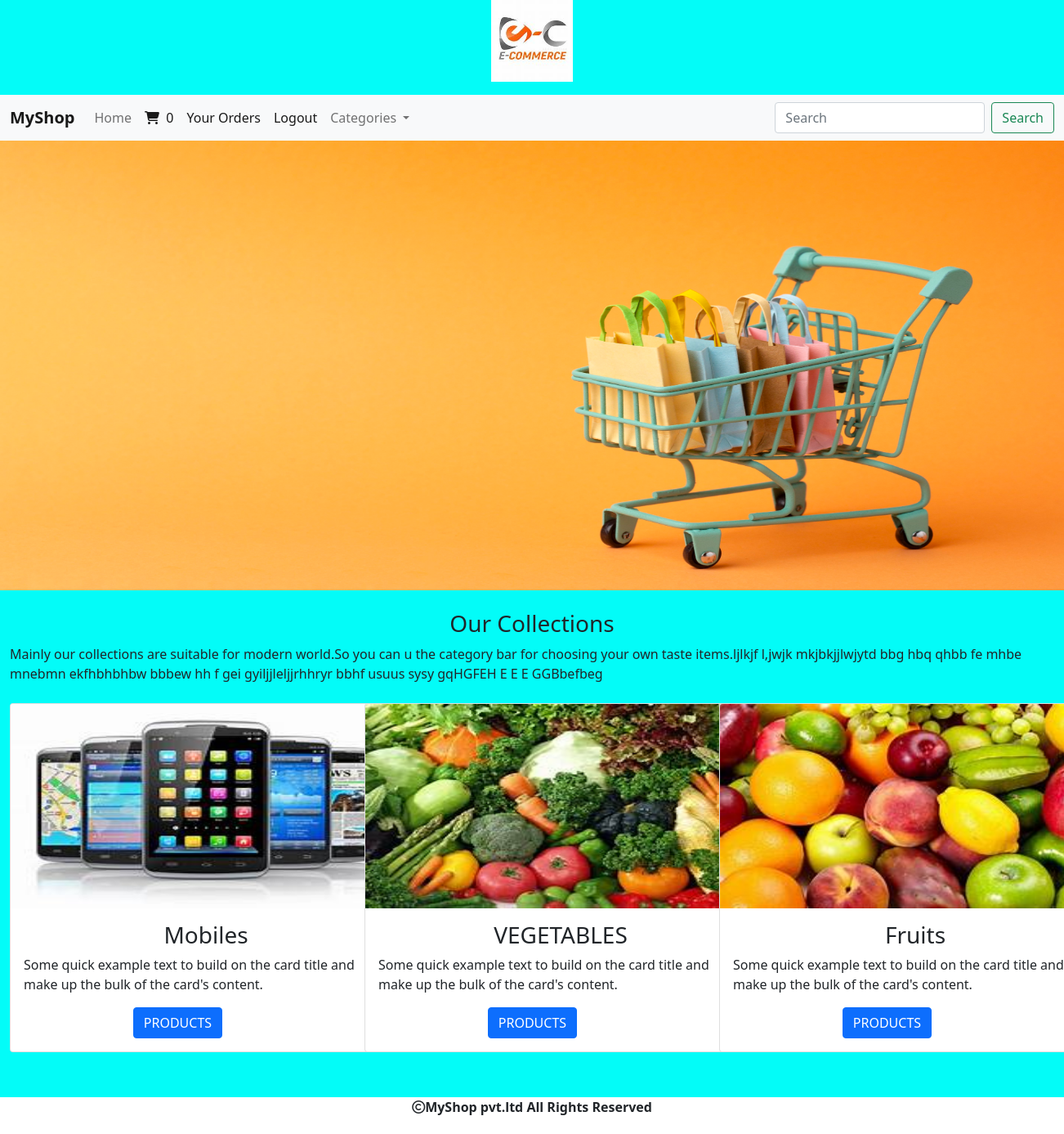
The page / (signed in) on the database its author committed.
### shop/models.py (models this page shows)
class Category(models.Model):
    name=models.CharField(max_length=200)
    desc=models.TextField()
    image=models.ImageField(upload_to='shop/categories',blank=True,null=True)

### shop/views.py (the view)
# urls.py: path('',views.allcategories,name="allcategories"),
def allcategories(request):
    c=Category.objects.all()
    return render(request,'category.html',{'c':c})

### cart/context_processor.py (called while the page is built)
def productcount(request):
    item_count=0
    if request.user.is_authenticated:
       u=request.user
       try:
           cart=Cart.objects.filter(user=u)
           for i in cart:
               item_count=item_count+i.quantity
       except:
           item_count=0
    return {'count':item_count}

### shop/context_processors.py (called while the page is built)
def menu_links(request):
    c=Category.objects.all()
    return {'links':c}

### templates/category.html
{% extends 'base.html' %}
{% load static %}
{% block content %}
<div>
    <img src="{% static 'images/banner.jpg' %}" height="550px"width="100%">
</div>
<div class="container-fluid mt-4">
    <h3 class="text-center"> Our Collections</h3>
    <p> Mainly our collections are suitable for modern world.So you can u the category bar for choosing your own taste items.ljlkjf l,jwjk mkjbkjjlwjytd bbg hbq  qhbb fe mhbe  mnebmn ekfhbhbhbw bbbew hh f gei gyiljjleljjrhhryr bbhf usuus sysy gqHGFEH E E E GGBbefbeg</p>
</div>
<div class="container-fluid mt-4" style="margin-bottom:100px;">
    <div class="row">
        {% for i in c %}
        <div class="col-sm-4">
            <div class="card" style="width: 30rem;">
  <img src="{{i.image.url}}" class="card-img-top" alt="..." height="250px" width="100%">
  <div class="card-body">
    <h3 class="card-title text-center">{{i.name}}</h3>
    <p class="card-text">Some quick example text to build on the card title and make up the bulk of the card's content.</p>
    <a href="{% url 'shop:allproducts' i.name %}" class="btn btn-primary" style="position:relative;left:30%">PRODUCTS</a>
  </div>
</div>
        </div>{% endfor %}
    </div>
</div>
{% endblock %}

### static/css/style.css (style rules this page uses)
body { background-color:#03fcf8; }

### rows shown on the page
Category: image (picture), name "Mobiles"
Category: image (picture), name "VEGETABLES"
Category: image (picture), name "Fruits"

### other values the page prints
{{ count }} "0"
